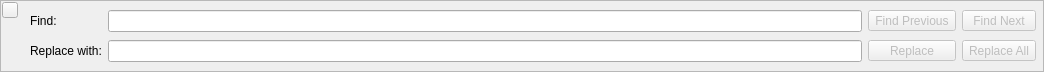
<?xml version="1.0" encoding="UTF-8"?>
<ui version="4.0">
 <class>Find</class>
 <widget class="QFrame" name="Find">
  <property name="geometry">
   <rect>
    <x>0</x>
    <y>0</y>
    <width>1044</width>
    <height>72</height>
   </rect>
  </property>
  <property name="sizePolicy">
   <sizepolicy hsizetype="Preferred" vsizetype="Fixed">
    <horstretch>0</horstretch>
    <verstretch>0</verstretch>
   </sizepolicy>
  </property>
  <property name="windowTitle">
   <string>Frame</string>
  </property>
  <property name="frameShape">
   <enum>QFrame::StyledPanel</enum>
  </property>
  <property name="frameShadow">
   <enum>QFrame::Raised</enum>
  </property>
  <layout class="QHBoxLayout" name="horizontalLayout">
   <property name="leftMargin">
    <number>1</number>
   </property>
   <property name="topMargin">
    <number>1</number>
   </property>
   <property name="rightMargin">
    <number>1</number>
   </property>
   <property name="bottomMargin">
    <number>1</number>
   </property>
   <item>
    <layout class="QVBoxLayout" name="verticalLayout">
     <item>
      <widget class="QToolButton" name="close">
       <property name="maximumSize">
        <size>
         <width>16</width>
         <height>16</height>
        </size>
       </property>
       <property name="text">
        <string/>
       </property>
       <property name="icon">
        <iconset resource="resources.qrc">
         <normaloff>:/res/img/dialog-close.png</normaloff>:/res/img/dialog-close.png</iconset>
       </property>
      </widget>
     </item>
     <item>
      <spacer name="verticalSpacer">
       <property name="orientation">
        <enum>Qt::Vertical</enum>
       </property>
       <property name="sizeType">
        <enum>QSizePolicy::Expanding</enum>
       </property>
       <property name="sizeHint" stdset="0">
        <size>
         <width>0</width>
         <height>0</height>
        </size>
       </property>
      </spacer>
     </item>
    </layout>
   </item>
   <item>
    <layout class="QGridLayout" name="gridLayout">
     <property name="leftMargin">
      <number>6</number>
     </property>
     <property name="topMargin">
      <number>6</number>
     </property>
     <property name="rightMargin">
      <number>6</number>
     </property>
     <property name="bottomMargin">
      <number>6</number>
     </property>
     <item row="0" column="0">
      <widget class="QLabel" name="label">
       <property name="text">
        <string>Find:</string>
       </property>
      </widget>
     </item>
     <item row="0" column="1">
      <widget class="QLineEdit" name="findEdit">
       <property name="sizePolicy">
        <sizepolicy hsizetype="Expanding" vsizetype="Fixed">
         <horstretch>0</horstretch>
         <verstretch>0</verstretch>
        </sizepolicy>
       </property>
      </widget>
     </item>
     <item row="0" column="2">
      <widget class="QToolButton" name="findPrevBtn">
       <property name="enabled">
        <bool>false</bool>
       </property>
       <property name="sizePolicy">
        <sizepolicy hsizetype="Preferred" vsizetype="Fixed">
         <horstretch>0</horstretch>
         <verstretch>0</verstretch>
        </sizepolicy>
       </property>
       <property name="focusPolicy">
        <enum>Qt::NoFocus</enum>
       </property>
       <property name="toolTip">
        <string>Find Previous &lt;small&gt;Shift+F3&lt;/small&gt;</string>
       </property>
       <property name="text">
        <string>Find Previous</string>
       </property>
      </widget>
     </item>
     <item row="0" column="3">
      <widget class="QToolButton" name="findNextBtn">
       <property name="enabled">
        <bool>false</bool>
       </property>
       <property name="sizePolicy">
        <sizepolicy hsizetype="Preferred" vsizetype="Fixed">
         <horstretch>0</horstretch>
         <verstretch>0</verstretch>
        </sizepolicy>
       </property>
       <property name="focusPolicy">
        <enum>Qt::NoFocus</enum>
       </property>
       <property name="toolTip">
        <string>Find Next &lt;small&gt;F3&lt;/small&gt;</string>
       </property>
       <property name="text">
        <string>Find Next</string>
       </property>
      </widget>
     </item>
     <item row="1" column="0">
      <widget class="QLabel" name="label_2">
       <property name="text">
        <string>Replace with:</string>
       </property>
      </widget>
     </item>
     <item row="1" column="1">
      <widget class="QLineEdit" name="replaceEdit"/>
     </item>
     <item row="1" column="2">
      <widget class="QToolButton" name="replaceBtn">
       <property name="enabled">
        <bool>false</bool>
       </property>
       <property name="sizePolicy">
        <sizepolicy hsizetype="Preferred" vsizetype="Fixed">
         <horstretch>0</horstretch>
         <verstretch>0</verstretch>
        </sizepolicy>
       </property>
       <property name="focusPolicy">
        <enum>Qt::NoFocus</enum>
       </property>
       <property name="text">
        <string>Replace</string>
       </property>
      </widget>
     </item>
     <item row="1" column="3">
      <widget class="QToolButton" name="replaceAllBtn">
       <property name="enabled">
        <bool>false</bool>
       </property>
       <property name="sizePolicy">
        <sizepolicy hsizetype="Preferred" vsizetype="Fixed">
         <horstretch>0</horstretch>
         <verstretch>0</verstretch>
        </sizepolicy>
       </property>
       <property name="focusPolicy">
        <enum>Qt::NoFocus</enum>
       </property>
       <property name="text">
        <string>Replace All</string>
       </property>
      </widget>
     </item>
    </layout>
   </item>
  </layout>
 </widget>
 <tabstops>
  <tabstop>findEdit</tabstop>
  <tabstop>replaceEdit</tabstop>
  <tabstop>findPrevBtn</tabstop>
  <tabstop>findNextBtn</tabstop>
  <tabstop>replaceBtn</tabstop>
  <tabstop>replaceAllBtn</tabstop>
 </tabstops>
 <resources>
  <include location="resources.qrc"/>
 </resources>
 <connections/>
</ui>
